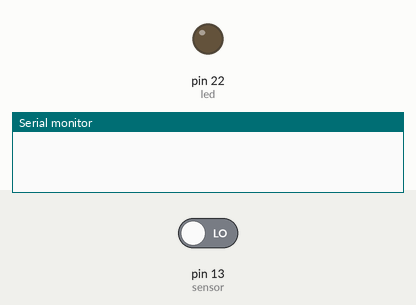
Recording of a sketch running on a simulated Arduino Mega 2560, built with avr-gcc and run on an emulated ATmega2560. Parts: output pins drawn as LEDs (lit = HIGH), the last lines printed to the serial monitor. Inputs (shaded band) come from the test bench; at power-on: pin 13 (sensor) LOW.

Above: at 1.2 s.
1.3 s: pin 13 (sensor) driven HIGH
At 1.7 s:
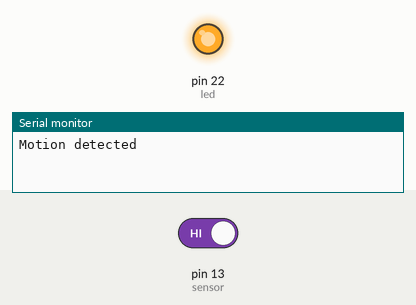
2.8 s: pin 13 (sensor) driven LOW
At 4.1 s:
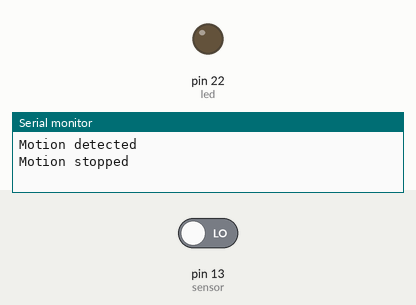
Timing chart, 0 to 5.8 s (numbered marks = the images above; inputs shaded):
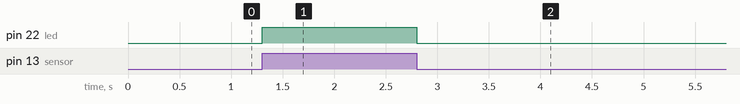

The sketch:

pir_sensor.ino.ino
```cpp
int sensor = 13;
int led = 22;

int prev = LOW;
int cur = LOW;

void setup()
{
  Serial.begin(115200);

  pinMode(sensor, INPUT);
  pinMode(led, OUTPUT);
}

void loop()
{
  prev = cur;
  cur = digitalRead(sensor);

  if (prev == LOW && cur == HIGH)
  {
    digitalWrite(led, HIGH);
    Serial.println("Motion detected");
  }

  if (prev == HIGH && cur == LOW)
  {
    digitalWrite(led, LOW);
    Serial.println("Motion stopped");
  }

  delay(100);
}
```

Measured:
- after the input at 1.3 s, pin 22 (led): LOW → HIGH at once
- after the input at 2.8 s, pin 22 (led): HIGH → LOW at once
